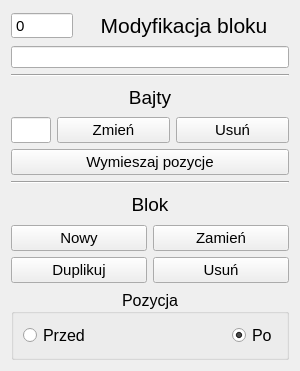
<?xml version="1.0" encoding="UTF-8"?>
<ui version="4.0">
 <class>manipulateWindow</class>
 <widget class="QWidget" name="manipulateWindow">
  <property name="geometry">
   <rect>
    <x>0</x>
    <y>0</y>
    <width>300</width>
    <height>371</height>
   </rect>
  </property>
  <property name="sizePolicy">
   <sizepolicy hsizetype="Fixed" vsizetype="Fixed">
    <horstretch>0</horstretch>
    <verstretch>0</verstretch>
   </sizepolicy>
  </property>
  <property name="minimumSize">
   <size>
    <width>300</width>
    <height>371</height>
   </size>
  </property>
  <property name="maximumSize">
   <size>
    <width>300</width>
    <height>371</height>
   </size>
  </property>
  <property name="font">
   <font>
    <pointsize>11</pointsize>
   </font>
  </property>
  <property name="windowTitle">
   <string>Modyfikacja bloku</string>
  </property>
  <layout class="QVBoxLayout" name="verticalLayout">
   <item>
    <layout class="QHBoxLayout" name="blockInfoLayout">
     <item>
      <widget class="QSpinBox" name="blockNumber">
       <property name="sizePolicy">
        <sizepolicy hsizetype="Fixed" vsizetype="Fixed">
         <horstretch>0</horstretch>
         <verstretch>0</verstretch>
        </sizepolicy>
       </property>
       <property name="readOnly">
        <bool>true</bool>
       </property>
       <property name="buttonSymbols">
        <enum>QAbstractSpinBox::NoButtons</enum>
       </property>
       <property name="accelerated">
        <bool>false</bool>
       </property>
       <property name="maximum">
        <number>999999999</number>
       </property>
      </widget>
     </item>
     <item>
      <widget class="QLabel" name="windowLabel">
       <property name="font">
        <font>
         <pointsize>16</pointsize>
        </font>
       </property>
       <property name="text">
        <string>Modyfikacja bloku</string>
       </property>
       <property name="alignment">
        <set>Qt::AlignCenter</set>
       </property>
      </widget>
     </item>
    </layout>
   </item>
   <item>
    <widget class="QLineEdit" name="blockText">
     <property name="font">
      <font>
       <pointsize>9</pointsize>
      </font>
     </property>
     <property name="maxLength">
      <number>32</number>
     </property>
     <property name="readOnly">
      <bool>true</bool>
     </property>
    </widget>
   </item>
   <item>
    <widget class="Line" name="bytesSeparator">
     <property name="orientation">
      <enum>Qt::Horizontal</enum>
     </property>
    </widget>
   </item>
   <item>
    <widget class="QLabel" name="bytesLabel">
     <property name="font">
      <font>
       <pointsize>14</pointsize>
      </font>
     </property>
     <property name="text">
      <string>Bajty</string>
     </property>
     <property name="alignment">
      <set>Qt::AlignCenter</set>
     </property>
    </widget>
   </item>
   <item>
    <layout class="QHBoxLayout" name="bytesButtonSection">
     <item>
      <widget class="QLineEdit" name="changeText">
       <property name="sizePolicy">
        <sizepolicy hsizetype="Fixed" vsizetype="Fixed">
         <horstretch>0</horstretch>
         <verstretch>0</verstretch>
        </sizepolicy>
       </property>
       <property name="maximumSize">
        <size>
         <width>40</width>
         <height>16777215</height>
        </size>
       </property>
       <property name="text">
        <string/>
       </property>
       <property name="maxLength">
        <number>2</number>
       </property>
      </widget>
     </item>
     <item>
      <widget class="QPushButton" name="changeByteButton">
       <property name="text">
        <string>Zmień</string>
       </property>
      </widget>
     </item>
     <item>
      <widget class="QPushButton" name="deleteByteButton">
       <property name="text">
        <string>Usuń</string>
       </property>
      </widget>
     </item>
    </layout>
   </item>
   <item>
    <widget class="QPushButton" name="shuffleBytesButton">
     <property name="text">
      <string>Wymieszaj pozycje</string>
     </property>
    </widget>
   </item>
   <item>
    <widget class="Line" name="blockSeparator">
     <property name="orientation">
      <enum>Qt::Horizontal</enum>
     </property>
    </widget>
   </item>
   <item>
    <widget class="QLabel" name="blockLabel">
     <property name="font">
      <font>
       <pointsize>14</pointsize>
      </font>
     </property>
     <property name="text">
      <string>Blok</string>
     </property>
     <property name="alignment">
      <set>Qt::AlignCenter</set>
     </property>
    </widget>
   </item>
   <item>
    <layout class="QHBoxLayout" name="blockButtonSection1">
     <item>
      <widget class="QPushButton" name="newBlockButton">
       <property name="text">
        <string>Nowy</string>
       </property>
      </widget>
     </item>
     <item>
      <widget class="QPushButton" name="exchangeBlockButton">
       <property name="text">
        <string>Zamień</string>
       </property>
      </widget>
     </item>
    </layout>
   </item>
   <item>
    <layout class="QHBoxLayout" name="blockButtonSection2">
     <item>
      <widget class="QPushButton" name="duplicateBlockButton">
       <property name="text">
        <string>Duplikuj</string>
       </property>
      </widget>
     </item>
     <item>
      <widget class="QPushButton" name="deleteBlockButton">
       <property name="text">
        <string>Usuń</string>
       </property>
      </widget>
     </item>
    </layout>
   </item>
   <item>
    <widget class="QGroupBox" name="positionGroup">
     <property name="sizePolicy">
      <sizepolicy hsizetype="Expanding" vsizetype="Preferred">
       <horstretch>0</horstretch>
       <verstretch>0</verstretch>
      </sizepolicy>
     </property>
     <property name="font">
      <font>
       <pointsize>12</pointsize>
      </font>
     </property>
     <property name="title">
      <string>Pozycja</string>
     </property>
     <property name="alignment">
      <set>Qt::AlignCenter</set>
     </property>
     <layout class="QHBoxLayout" name="horizontalLayout_4">
      <item>
       <widget class="QRadioButton" name="przedRadio">
        <property name="text">
         <string>Przed</string>
        </property>
       </widget>
      </item>
      <item>
       <widget class="QRadioButton" name="poRadio">
        <property name="sizePolicy">
         <sizepolicy hsizetype="Fixed" vsizetype="Fixed">
          <horstretch>0</horstretch>
          <verstretch>0</verstretch>
         </sizepolicy>
        </property>
        <property name="layoutDirection">
         <enum>Qt::LeftToRight</enum>
        </property>
        <property name="text">
         <string>Po</string>
        </property>
        <property name="checked">
         <bool>true</bool>
        </property>
       </widget>
      </item>
     </layout>
    </widget>
   </item>
  </layout>
 </widget>
 <resources/>
 <connections/>
</ui>
